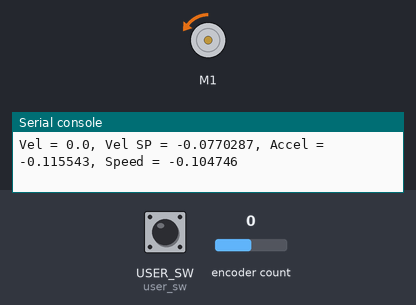
Bench run of a program on a simulated CircuitPython board. Shown: DC motor (green arrow = forward, orange = backward, longer = faster), the last lines printed to the serial console. The test bench sets the inputs (shaded band); at power-on: USER_SW (user_sw) HIGH, encoder count 0. Random numbers come from a fixed seed. At 24.9 s the program ends and the board releases its pins; the recording ends there.

Above: at 0.15 s.
At 4.2 s:
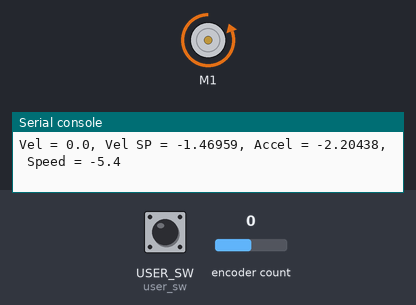
At 24.8 s:
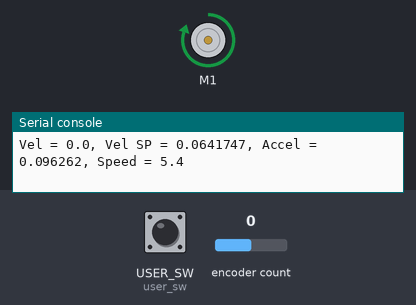
24.9 s: USER_SW (user_sw) pulled LOW for 0.15 s
Timing chart, 0 to 24.9 s (numbered marks = the images above; inputs shaded):
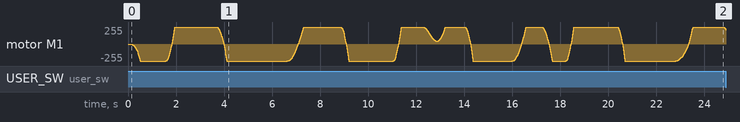

Measured:
- after the input at 24.9 s, every drawn part: stays the same

The program:

velocity_control.py
```python
# (licence header left out)
import time
import board
import math
import random
import pwmio
import digitalio
import rotaryio
from adafruit_motor import motor

# Pin constants
MOTOR_P = board.MOTOR_A_P
MOTOR_N = board.MOTOR_A_N
CHANNEL_A = board.ENCODER_A_A
CHANNEL_B = board.ENCODER_A_B

# Setting constants
FREQUENCY = 25000                   # Chose a frequency above human hearing
DECAY_MODE = motor.SLOW_DECAY       # The decay mode affects how the motor
                                    # responds, with SLOW_DECAY having improved spin
                                    # threshold and speed-to-throttle linearity
GEAR_RATIO = 50                     # The gear ratio of the motor
COUNTS_PER_REV = 12 * GEAR_RATIO    # The counts per revolution of the motor's output shaft

SPEED_SCALE = 5.4                   # The scaling to apply to each motor's speed to match its real-world speed

UPDATES = 100                       # How many times to update the motor per second
UPDATE_RATE = 1 / UPDATES
TIME_FOR_EACH_MOVE = 1              # The time to travel between each random value
UPDATES_PER_MOVE = TIME_FOR_EACH_MOVE * UPDATES
PRINT_DIVIDER = 4                   # How many of the updates should be printed (i.e. 2 would be every other update)

# Multipliers for the different printed values, so they appear nicely on the Thonny plotter
ACC_PRINT_SCALE = 0.05              # Acceleration multiplier

VELOCITY_EXTENT = 3                 # How far from zero to drive the motor at, in revolutions per second
INTERP_MODE = 2                     # The interpolating mode between setpoints. STEP (0), LINEAR (1), COSINE (2)

# PID values
VEL_KP = 30.0                       # Velocity proportional (P) gain
VEL_KI = 0.0                        # Velocity integral (I) gain
VEL_KD = 0.4                        # Velocity derivative (D) gain

# Create a digitalinout object for the user switch
user_sw = digitalio.DigitalInOut(board.USER_SW)
user_sw.direction = digitalio.Direction.INPUT
user_sw.pull = digitalio.Pull.UP

# Create the pwm and objects
pwm_p = pwmio.PWMOut(MOTOR_P, frequency=FREQUENCY)
pwm_n = pwmio.PWMOut(MOTOR_N, frequency=FREQUENCY)
mot = motor.DCMotor(pwm_p, pwm_n)

# Set the motor decay modes (if unset the default will be FAST_DECAY)
mot.decay_mode = DECAY_MODE

# Create the encoder object
encoder = rotaryio.IncrementalEncoder(CHANNEL_B, CHANNEL_A, divisor=1)


# A simple class for handling Proportional, Integral & Derivative (PID) control calculations
class PID:
    def __init__(self, kp, ki, kd, sample_rate):
        self.kp = kp
        self.ki = ki
        self.kd = kd
        self.setpoint = 0
        self._error_sum = 0
        self._last_value = 0
        self._sample_rate = sample_rate

    def calculate(self, value):
        error = self.setpoint - value
        self._error_sum += error * self._sample_rate
        rate_error = (value - self._last_value) / self._sample_rate
        self._last_value = value

        return (error * self.kp) + (self._error_sum * self.ki) - (rate_error * self.kd)


def button_pressed():
    return not user_sw.value


def to_revs(position):
    return position / COUNTS_PER_REV


# Create PID object for velocity control
vel_pid = PID(VEL_KP, VEL_KI, VEL_KD, UPDATE_RATE)

update = 0
print_count = 0

# Initialise the motor
mot.throttle = 0.0

# Set the initial value and create a random end value between the extents
start_value = 0.0
end_value = random.uniform(-VELOCITY_EXTENT, VELOCITY_EXTENT)

revs = 0.0
last_revs = 0.0

# Run until the user switch is pressed
while not button_pressed():

    # Capture the state of the encoder
    last_revs = revs
    revs = to_revs(encoder.position)

    # Calculate how far along this movement to be
    percent_along = min(update / UPDATES_PER_MOVE, 1.0)

    if INTERP_MODE == 0:
        # Move the motor instantly to the end value
        vel_pid.setpoint = end_value
    elif INTERP_MODE == 2:
        # Move the motor between values using cosine
        vel_pid.setpoint = (((-math.cos(percent_along * math.pi) + 1.0) / 2.0) * (end_value - start_value)) + start_value
    else:
        # Move the motor linearly between values
        vel_pid.setpoint = (percent_along * (end_value - start_value)) + start_value

    # Calculate the acceleration to apply to the motor to move it closer to the velocity setpoint
    vel = (revs - last_revs) / UPDATE_RATE
    accel = vel_pid.calculate(vel)

    # Set the new motor driving speed
    mot.throttle = max(min(mot.throttle + ((accel * UPDATE_RATE) / SPEED_SCALE), 1.0), -1.0)

    # Print out the current motor values and their setpoints, but only on every multiple
    if print_count == 0:
        print("Vel =", vel, end=", ")
        print("Vel SP =", vel_pid.setpoint, end=", ")
        print("Accel =", accel * ACC_PRINT_SCALE, end=", ")
        print("Speed =", mot.throttle * SPEED_SCALE)

    # Increment the print count, and wrap it
    print_count = (print_count + 1) % PRINT_DIVIDER

    update += 1     # Move along in time

    # Have we reached the end of this movement?
    if update >= UPDATES_PER_MOVE:
        update = 0  # Reset the counter

        # Set the start as the last end and create a new random end value
        start_value = end_value
        end_value = random.uniform(-VELOCITY_EXTENT, VELOCITY_EXTENT)

    time.sleep(UPDATE_RATE)
```
